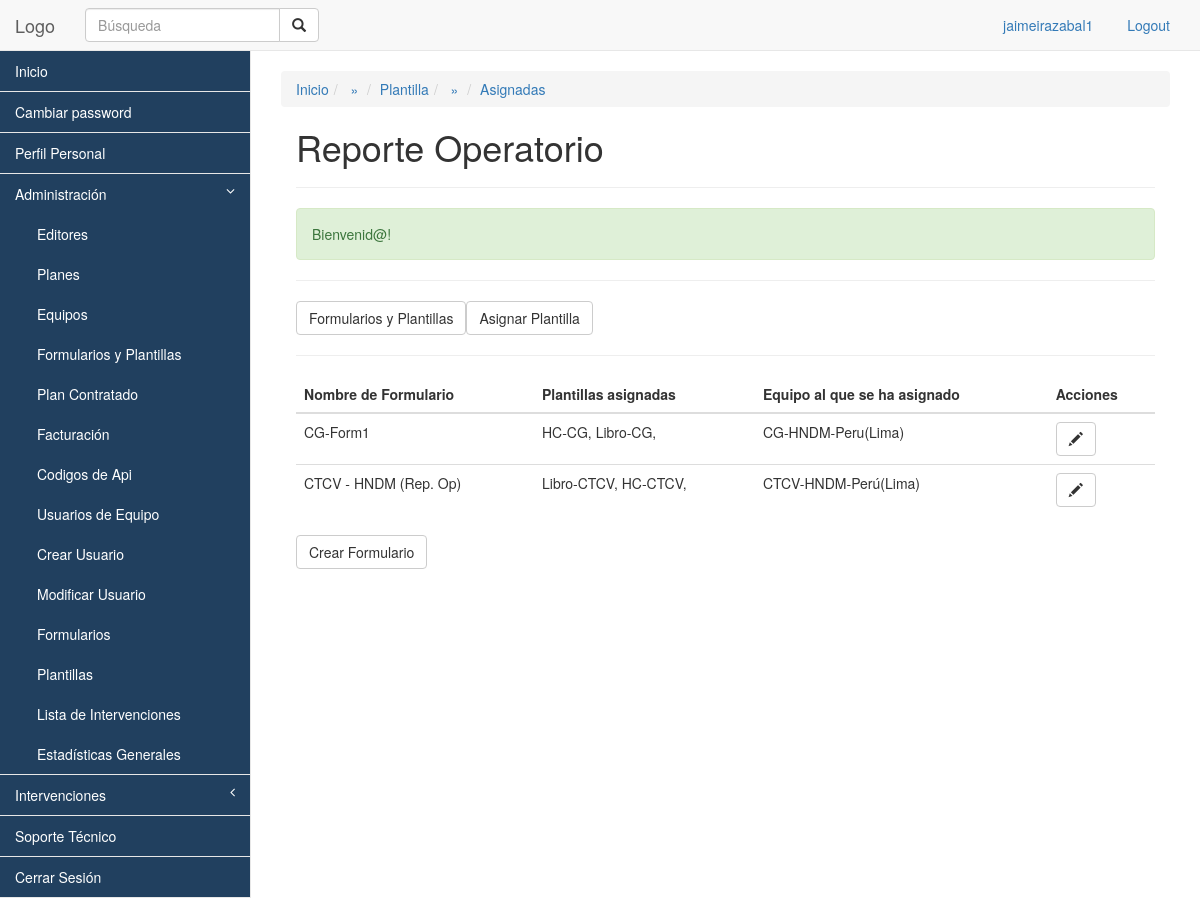
Page /plantilla/asignadas (signed in) on the committed database.
### tables this page shows
CREATE TABLE IF NOT EXISTS `formulario_plantilla` (
  `id` int(11) NOT NULL AUTO_INCREMENT,
  `formulario_id` int(11) NOT NULL,
  `plantilla_id` int(11) NOT NULL,
  `usuario_id` int(11) NOT NULL,
  `creado` timestamp NOT NULL DEFAULT CURRENT_TIMESTAMP,
  `equipo_id` int(11) NOT NULL,
  PRIMARY KEY (`id`)
);

CREATE TABLE IF NOT EXISTS `formulario` (
  `id` int(11) NOT NULL AUTO_INCREMENT,
  `nombre` varchar(200) NOT NULL,
  `campos` text NOT NULL,
  `creado` timestamp NOT NULL DEFAULT CURRENT_TIMESTAMP,
  PRIMARY KEY (`id`),
  UNIQUE KEY `nombre` (`nombre`)
);

CREATE TABLE IF NOT EXISTS `equipo` (
  `id` int(11) NOT NULL AUTO_INCREMENT,
  `institucion` varchar(200) NOT NULL,
  `departamento` varchar(200) NOT NULL,
  `especialidades` text NOT NULL,
  `nombres_abreviado` varchar(20) NOT NULL,
  `pais` varchar(200) NOT NULL,
  `ciudad` varchar(200) NOT NULL,
  `plan_id` int(11) NOT NULL,
  `usuario_id` int(11) NOT NULL,
  `creado` timestamp NOT NULL DEFAULT CURRENT_TIMESTAMP,
  `pausa` tinyint(1) DEFAULT NULL,
  PRIMARY KEY (`id`)
);

### core/kumbia/bootstrap.php (called while the page is built, shortened)
<?php
require CORE_PATH . 'kumbia/util.php';
require CORE_PATH . 'kumbia/config.php';
function auto($class)
{
    if ($class == 'ActiveRecord') {
        return include APP_PATH . 'libs/active_record.php';
    }
    if ($class == 'Load') {
        return include CORE_PATH . 'kumbia/load.php';
    }
    $class = Util::smallcase($class);
}
require APP_PATH . 'libs/app_controller.php';
try {
    View::render(Router::execute($url), $url);
} catch (KumbiaException $e) {
    KumbiaException::handle_exception($e);
}
exit();

### public_html/index.php (called while the page is built, shortened)
<?php
$url = isset($_GET['_url']) ? $_GET['_url'] : '/';
require CORE_PATH . 'kumbia/bootstrap.php';

### core/kumbia/util.php (called while the page is built, shortened)
<?php
class Util
{
    public static function camelcase($s, $lower=FALSE)
    {
        return str_replace(' ', '', ucwords(str_replace('_', ' ', $s)));
    }
    public static function smallcase($s)
    {
        return strtolower(preg_replace('/([A-Z])/', "_\\1", self::lcfirst($s)));
    }
    public static function lcfirst($s)
    {
        $s[0] = strtolower($s[0]);
        return $s;
    }
}

### core/libs/db/adapters/mysqli.php (called while the page is built, shortened)
<?php
class DbMySQLi extends DbBase implements DbBaseInterface
{
    public $id_connection;
    public function connect($config)
    {
        $this->id_connection = new mysqli($config['host'], $config['username'], $config['password'], $config['name'], $config['port']);
        if (isset($config['charset'])) $this->id_connection->set_charset($config['charset']);
        return TRUE;
    }
    public function query($sql_query)
    {
        if ($result_query = mysqli_query($this->id_connection, $sql_query)) {
            return $result_query;
        } else {
            $this->last_result_query = false;
            throw new KumbiaException($this->error(" al ejecutar <em>\"$sql_query\"</em>"));
        }
    }
    public function fetch_array($result_query='', $opt=MYSQLI_BOTH)
    {
        return mysqli_fetch_array($result_query, $opt);
    }
    public function describe_table($table, $schema='')
    {
        if ($schema == '') {
            return $this->fetch_all("DESCRIBE `$table`");
        } else {
            return $this->fetch_all("DESCRIBE `$schema`.`$table`");
        }
    }
}

### core/libs/db/db_base.php (called while the page is built, shortened)
<?php
class DbBase
{
    public function in_query($sql)
    {
        $q = $this->query($sql);
        $results = array();
        if ($q) {
            while ($row = $this->fetch_array($q)) {
                $results[] = $row;
            }
        }
        return $results;
    }
    public function fetch_all($sql)
    {
        return $this->in_query($sql);
    }
}

### core/libs/kumbia_active_record/kumbia_active_record.php (called while the page is built, shortened)
<?php
require CORE_PATH . 'libs/db/db.php';
class KumbiaActiveRecord
{
    protected $db;
    protected $database;
    protected $schema;
    protected $source;
    protected $debug = false;
    protected $logger = false;
    protected $_dumped = false;
    protected static $models = array();
    function __construct($data=null)
    {
        $this->_connect();
    }
    protected function _model_name()
    {
        if (!$this->source) {
            $this->source = Util::smallcase(get_class($this));
        }
    }
    public function is_dumped()
    {
        return $this->_dumped;
    }
    protected function _connect($new_connection = false)
    {
        if (!is_object($this->db) || $new_connection) {
            $this->db = Db::factory($this->database, $new_connection);
        }
        $this->db->debug = $this->debug;
        $this->db->logger = $this->logger;
        $this->dump();
    }
    protected function dump()
    {
        if ($this->source) {
            $this->source = str_replace(";", '', strtolower($this->source));
        } else {
            $this->_model_name();
            if (!$this->source) {
                return false;
            }
        }
        $table = $this->source;
        $schema = $this->schema;
        if (!count(self::get_meta_data($this->source))) {
            $this->_dumped = true;
            $this->_dump_info($table, $schema);
        } else {
            if (!$this->is_dumped()) {
                $this->_dumped = true;
            }
        }
        return true;
    }
    protected function _dump_info($table, $schema = '')
    {
        if (!count(self::get_meta_data($table))) {
            $meta_data = $this->db->describe_table($table, $schema);
        }
        foreach (self::get_meta_data($table) as $field) {
            $aliasAux = $field['Field'];
            if (substr($field['Field'], strlen($field['Field']) - 3, 3) == '_id') {
                $aliasAux = substr($field['Field'], 0, -3);
            }
        }
        return true;
    }
    public function find_all_by_sql($sqlQuery)
    {
        $results = array();
        foreach ($this->db->fetch_all($sqlQuery) as $result) {
            $results[] = $this->dump_result($result);
        }
        return $results;
    }
    public function dump_result($result)
    {
        $obj = clone $this;
        if (is_array($result)) {
            foreach ($result as $k => $r) {
                if (!is_numeric($k)) {
                    $obj->$k = stripslashes($r);
                }
            }
        }
        return $obj;
    }
    static function get_meta_data($table)
    {
        if (isset(self::$models[$table])) {
            return self::$models[$table];
        } elseif (PRODUCTION) {
            $metadata = Cache::driver()->get($table, 'kumbia.models');
            if ($metadata) {
                return self::$models[$table] = unserialize($metadata);
            }
        }
        return array();
    }
    static function set_meta_data($table, $meta_data)
    {
        self::$models[$table] = $meta_data;
        return true;
    }
    public function __sleep()
    {
        $this->db = null;
        return array_keys(get_object_vars($this));
    }
}

### default/app/models/formulario_plantilla.php (called while the page is built, shortened)
<?php
class FormularioPlantilla extends ActiveRecord{
	public function gets($nombre_form = null, $quipo_id = null){
		$where='';
		$q = "SELECT formulario_plantilla.equipo_id, formulario.nombre as nombre_form, plantilla.nombre as nombre_plant, equipo.nombres_abreviado, equipo.pais, equipo.ciudad, formulario_plantilla.formulario_id
				FROM formulario_plantilla
			inner join formulario on formulario.id = formulario_plantilla.formulario_id
			inner join plantilla on plantilla.id = formulario_plantilla.plantilla_id
            inner join equipo on equipo.id = formulario_plantilla.equipo_id";
        if ($nombre_form) {
        	$where = "  where formulario.nombre='$nombre_form' and formulario_plantilla.equipo_id = '$quipo_id'";
        }
        $r = $this->find_all_by_sql($q.$where);
        return $r;
	}
}
 ?>

### default/app/controllers/plantilla_controller.php (called while the page is built, shortened)
<?php
class PlantillaController extends AppController{
    public function asignadas(){
        $this->asignaciones = Load::model("formulario_plantilla")->gets();
    }
}
 ?>

### core/kumbia/router.php (called while the page is built, shortened)
<?php
final class Router
{
    private static $_vars = array(
        'method' => NULL,
        'route' => NULL,
        'module' => NULL,
        'controller' => 'index',
        'action' => 'index',
        'parameters' => array(),
        'controller_path' => 'index'
    );
	public static function execute($url)
	{
        self::$_vars['route'] = $url;
        self::$_vars['method'] = $_SERVER['REQUEST_METHOD'];
		return self::_dispatch();
	}
    private static function _rewrite($url)
    {
        $url_items = explode('/', trim($url, '/'));
        self::$_vars['controller'] = current($url_items);
        self::$_vars['controller_path'] = (self::$_vars['module']) ? "$url_items[0]/$url_items[1]" : current($url_items);
        if (next($url_items) === false) return;
        self::$_vars['action'] = current($url_items);
        if (next($url_items) === false) return;
        self::$_vars['parameters'] = array_slice($url_items, key($url_items));
    }
    private static function _dispatch()
    {
        extract(self::$_vars, EXTR_OVERWRITE);
        $cont = new $app_controller($module, $controller, $action, $parameters);
		try {
			$reflectionMethod = new ReflectionMethod($cont, $cont->action_name);
		} catch (ReflectionException $e) {
			throw new KumbiaException(null, 'no_action');
		}
		try {
			$reflectionMethod->invokeArgs($cont, $cont->parameters);
		} catch (ReflectionException $e) {
			throw new KumbiaException(null, 'no_action');
		}
        $cont->k_callback();
        return $cont;
    }
}

### core/kumbia/load.php (called while the page is built, shortened)
<?php
class Load
{
    public static function model($model, $params = NULL)
    {
        $Model = Util::camelcase(basename($model));
        return new $Model($params);
    }
}

### core/kumbia/config.php (called while the page is built, shortened)
<?php
final class Config
{
    protected static $_vars = array();
    public static function get($var)
    {
        $namespaces = explode('.', $var);
        switch (count($namespaces)) {
            case 3:
                if (isset(self::$_vars[$namespaces[0]][$namespaces[1]][$namespaces[2]])) {
                    return self::$_vars[$namespaces[0]][$namespaces[1]][$namespaces[2]];
                }
                break;
        }
        return NULL;
    }
    public static function & read($file, $force = FALSE)
    {
        self::$_vars[$file] = parse_ini_file(APP_PATH . "config/$file.ini", TRUE);
        return self::$_vars[$file];
    }
}

### core/libs/db/db.php (called while the page is built, shortened)
<?php
require_once dirname(__FILE__) . '/db_base.php';
class Db
{
    protected static $_connections = array();
    public static function factory($database = null, $new = false)
    {
        if (!$database) {
            $database = Config::get('config.application.database');
        }
        if (isset(self::$_connections[$database])) {
            return self::$_connections[$database];
        }
        return self::$_connections[$database] = self::connect($database);
    }
    private static function connect($database)
    {
        $databases = Config::read('databases');
        $config = $databases[$database];
        $default = array('port' => 0, 'dsn' => NULL, 'dbname' => NULL, 'host' => 'localhost', 'username' => NULL, 'password' => NULL);
        $config = $config + $default;
        return new $dbclass($config);
    }
}

### core/extensions/helpers/tag.php (called while the page is built, shortened)
<?php
class Tag
{
    protected static $_css = array();
    public static function css($src, $media = 'screen')
    {
        self::$_css[] = array('src' => $src, 'media' => $media);
    }
    public static function getCss()
    {
        return self::$_css;
    }
}

### default/app/views/plantilla/asignadas.phtml (the view, shortened to what this page needs)
<hr>
<?php echo Html::link("plantilla/","Formularios y Plantillas","class='btn btn-default'") ?>
<?php echo Html::link("plantilla/asignar","Asignar Plantilla","class='btn btn-default'") ?>
<hr>
<table class="table">
	<thead>
		<th>Nombre de Formulario</th>
		<th>Plantillas asignadas</th>
		<th>Equipo al que se ha asignado</th>
		<th>Acciones</th>
	</thead>
	<?php $form_equipo=array() ?>
	<?php foreach ($asignaciones as $key => $value): ?>
		<?php if (!in_array($value->equipo_id.$value->nombre_form,$form_equipo)): ?>
			<?php $form_equipo[]=$value->equipo_id.$value->nombre_form ?>
			<tr>
				<td><?php echo $value->nombre_form ?></td>
				<td>
					<?php $var='' ?>
					<?php $results=Load::model("formulario_plantilla")->gets($value->nombre_form,$value->equipo_id); ?>
					<?php foreach ($results as $key => $value): ?>
						<?php $var.= $value->nombre_plant.", " ?>
					<?php endforeach ?>
					<?php echo substr($var,0,-1) ?>
				</td>
				<td><?php echo $value->nombres_abreviado ?>-<?php echo $value->pais ?>(<?php echo $value->ciudad ?>)</td>
				<td>
					<?php echo Html::link("plantilla/editarasignada/{$value->equipo_id}","<span class='glyphicon glyphicon-pencil'></span>","class='btn btn-default'") ?>
				</td>
			</tr>
		<?php endif ?>
	<?php endforeach ?>
</table>
<?php echo Html::link("formulario/crear","Crear Formulario ","class='btn btn-default'") ?>

### core/extensions/helpers/html.php (shortened to what this page needs)
<?php
class Html
{
    public static function link($action, $text, $attrs = NULL)
    {
        return '<a href="' . PUBLIC_PATH . "$action\" $attrs >$text</a>";
    }
    public static function includeCss()
    {
        $code = '';
        foreach (Tag::getCss() as $css) {
            $code .= '<link href="' . PUBLIC_PATH . "css/{$css['src']}.css\" rel=\"stylesheet\" type=\"text/css\" media=\"{$css['media']}\" />" . PHP_EOL;
        }
        return $code;
    }
}

### default/app/views/_shared/templates/usuario.phtml (style rules this page uses)
#side-menu a { background-color: #21405f; color:white; }

### rows in the picture
formulario_plantilla: formulario.nombre "CG-Form1", var "HC-CG, Libro-CG,", equipo.nombres_abreviado "CG-HNDM", equipo.pais "Peru", equipo.ciudad "Lima"
formulario_plantilla: formulario.nombre "CTCV - HNDM (Rep. Op)", var "Libro-CTCV, HC-CTCV,", equipo.nombres_abreviado "CTCV-HNDM", equipo.pais "Perú", equipo.ciudad "Lima"

### other values in the picture
Auth::get("usuario") "jaimeirazabal1"
$crumb['title'] "Asignadas"
$titulo "Reporte Operatorio"
$_SESSION['KUMBIA.CONTENT'] "Bienvenid@!"
